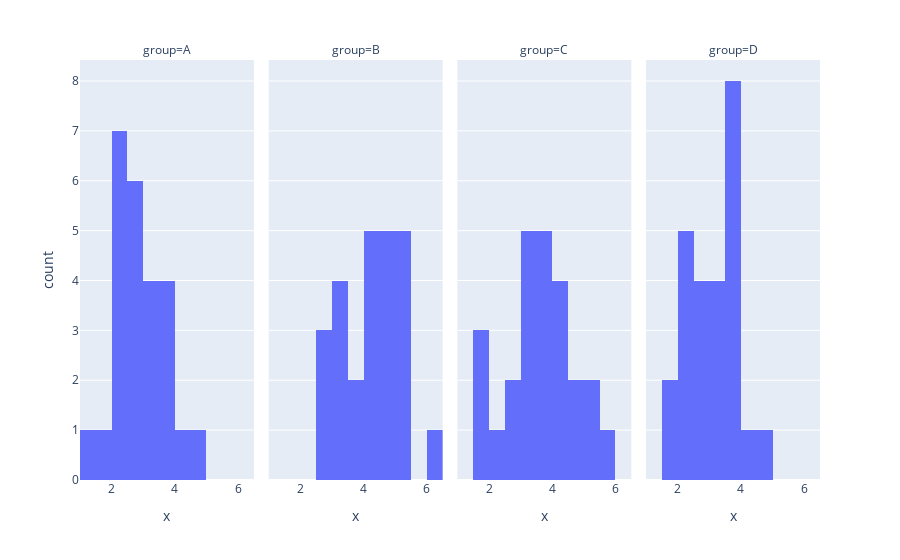

Notebook code cell kept with this figure:
### Code cell
# x histograms by group
plotly.offline.iplot(
    plotly.express.histogram(data1, x = "x", facet_col = "group")
)

### Figure 1 — Plotly figure (JSON) as saved in the notebook; plotly's stock layout.template omitted (floating-point values rounded to 4 significant figures)
{"data": [{"alignmentgroup": "True", "bingroup": "x", "hoverlabel": {"namelength": 0}, "hovertemplate": "group=A<br>x=%{x}<br>count=%{y}", "legendgroup": "", "marker": {"color": "#636efa"}, "name": "", "offsetgroup": "", "orientation": "v", "showlegend": false, "type": "histogram", "x": [2.889, 1.908, 2.833, 3.247, 3.341, 3.765, 1.128, 2.312, 2.653, 4.784, 2.349, 2.482, 3.938, 2.802, 3.049, 2.847, 3.005, 4.167, 2.426, 2.271, 3.74, 2.182, 2.375, 3.714, 2.784], "xaxis": "x", "yaxis": "y"}, {"alignmentgroup": "True", "bingroup": "x", "hoverlabel": {"namelength": 0}, "hovertemplate": "group=B<br>x=%{x}<br>count=%{y}", "legendgroup": "", "marker": {"color": "#636efa"}, "name": "", "offsetgroup": "", "orientation": "v", "showlegend": false, "type": "histogram", "x": [5.279, 3.488, 2.849, 5.292, 4.41, 6.212, 4.884, 3.896, 4.155, 5.116, 4.269, 3.284, 5.109, 4.684, 2.737, 2.673, 5.234, 4.888, 4.762, 4.219, 3.757, 4.4, 3.133, 3.022, 4.64], "xaxis": "x2", "yaxis": "y2"}, {"alignmentgroup": "True", "bingroup": "x", "hoverlabel": {"namelength": 0}, "hovertemplate": "group=C<br>x=%{x}<br>count=%{y}", "legendgroup": "", "marker": {"color": "#636efa"}, "name": "", "offsetgroup": "", "orientation": "v", "showlegend": false, "type": "histogram", "x": [3.995, 3.84, 3.727, 2.705, 4.299, 4.381, 3.131, 1.889, 3.467, 2.423, 5.191, 5.158, 1.976, 3.983, 5.783, 4.975, 4.034, 3.229, 3.893, 1.757, 3.297, 4.117, 3.408, 2.929, 4.686], "xaxis": "x3", "yaxis": "y3"}, {"alignmentgroup": "True", "bingroup": "x", "hoverlabel": {"namelength": 0}, "hovertemplate": "group=D<br>x=%{x}<br>count=%{y}", "legendgroup": "", "marker": {"color": "#636efa"}, "name": "", "offsetgroup": "", "orientation": "v", "showlegend": false, "type": "histogram", "x": [3.509, 3.512, 4.873, 1.713, 3.86, 3.617, 4.342, 2.605, 2.602, 3.843, 3.269, 2.121, 2.23, 2.405, 3.73, 3.487, 2.361, 3.57, 2.719, 3.644, 2.61, 3.489, 1.697, 3.458, 2.377], "xaxis": "x4", "yaxis": "y4"}], "layout": {"annotations": [{"showarrow": false, "text": "group=A", "x": 0.1175, "xanchor": "center", "xref": "paper", "y": 1, "yanchor": "bottom", "yref": "paper"}, {"showarrow": false, "text": "group=B", "x": 0.3725, "xanchor": "center", "xref": "paper", "y": 1, "yanchor": "bottom", "yref": "paper"}, {"showarrow": false, "text": "group=C", "x": 0.6275, "xanchor": "center", "xref": "paper", "y": 1, "yanchor": "bottom", "yref": "paper"}, {"showarrow": false, "text": "group=D", "x": 0.8825, "xanchor": "center", "xref": "paper", "y": 1, "yanchor": "bottom", "yref": "paper"}], "barmode": "relative", "legend": {"tracegroupgap": 0}, "margin": {"t": 60}, "xaxis": {"anchor": "y", "domain": [0, 0.235], "title": {"text": "x"}}, "xaxis2": {"anchor": "y2", "domain": [0.255, 0.49], "matches": "x", "title": {"text": "x"}}, "xaxis3": {"anchor": "y3", "domain": [0.51, 0.745], "matches": "x", "title": {"text": "x"}}, "xaxis4": {"anchor": "y4", "domain": [0.765, 1.0], "matches": "x", "title": {"text": "x"}}, "yaxis": {"anchor": "x", "domain": [0, 1], "title": {"text": "count"}}, "yaxis2": {"anchor": "x2", "domain": [0, 1], "matches": "y", "showticklabels": false}, "yaxis3": {"anchor": "x3", "domain": [0, 1], "matches": "y", "showticklabels": false}, "yaxis4": {"anchor": "x4", "domain": [0, 1], "matches": "y", "showticklabels": false}}}
